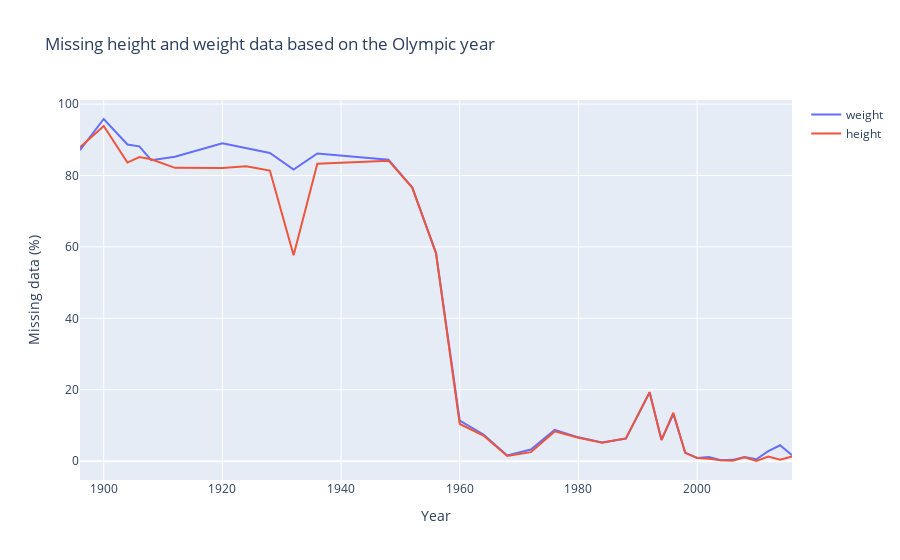

The notebook cell saved with this chart:
### Code cell
import plotly.express as px


import plotly.graph_objects as go
data = [
    go.Scatter(x=gold_missing_data_df.Year, y=gold_missing_data_df.missing_weight_perc, name='weight'),
    go.Scatter(x=gold_missing_data_df.Year, y=gold_missing_data_df.missing_height_perc, name='height')
    ]

fig = go.Figure(data=data)
fig.update_layout(title='Missing height and weight data based on the Olympic year',
                   xaxis_title='Year',
                   yaxis_title='Missing data (%)')
fig.show()

### Figure 1 — Plotly figure (JSON) as saved in the notebook; plotly's stock layout.template omitted (floating-point values rounded to 4 significant figures)
{"data": [{"name": "weight", "type": "scatter", "x": [2016, 2014, 2012, 2010, 2008, 2006, 2004, 2002, 2000, 1998, 1996, 1994, 1992, 1988, 1984, 1980, 1976, 1972, 1968, 1964, 1960, 1956, 1952, 1948, 1936, 1932, 1928, 1924, 1920, 1912, 1908, 1906, 1904, 1900, 1896], "y": [1.629, 4.457, 2.786, 0.5452, 1.169, 0.3651, 0.2752, 1.144, 0.9117, 2.386, 13.21, 5.981, 19.23, 6.323, 5.204, 6.669, 8.76, 3.253, 1.613, 7.468, 11.35, 58.35, 76.63, 84.41, 86.19, 81.68, 86.31, 87.63, 89.03, 85.25, 84.29, 88.17, 88.7, 95.83, 87.11]}, {"name": "height", "type": "scatter", "x": [2016, 2014, 2012, 2010, 2008, 2006, 2004, 2002, 2000, 1998, 1996, 1994, 1992, 1988, 1984, 1980, 1976, 1972, 1968, 1964, 1960, 1956, 1952, 1948, 1936, 1932, 1928, 1924, 1920, 1912, 1908, 1906, 1904, 1900, 1896], "y": [1.286, 0.4089, 1.3, 0.04543, 1.11, 0.1369, 0.2678, 0.7058, 0.89, 2.33, 13.58, 5.918, 19.34, 6.357, 5.161, 6.579, 8.341, 2.517, 1.46, 7.184, 10.41, 58.25, 76.62, 84.17, 83.32, 57.65, 81.41, 82.62, 82.13, 82.15, 84.56, 85.17, 83.63, 93.88, 87.89]}], "layout": {"title": {"text": "Missing height and weight data based on the Olympic year"}, "xaxis": {"title": {"text": "Year"}}, "yaxis": {"title": {"text": "Missing data (%)"}}}}
